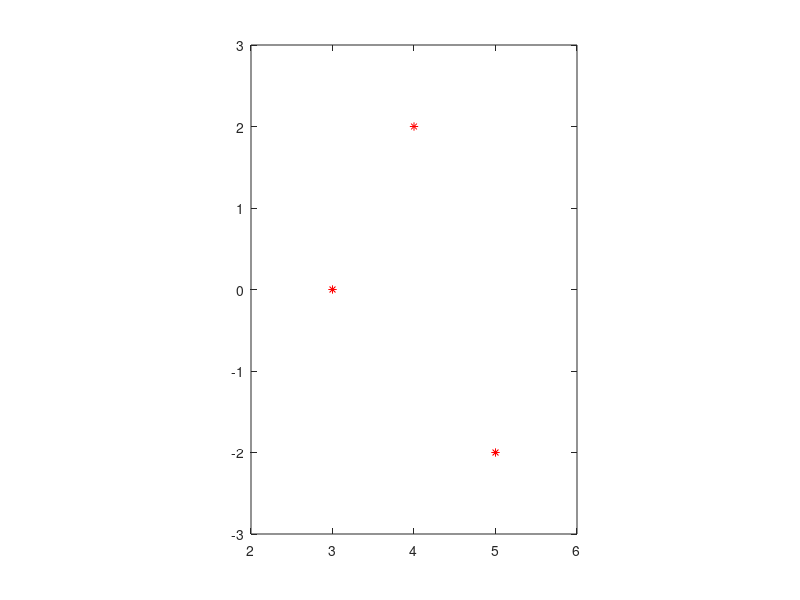

Here is the MATLAB script that generated this plot: (Note: this script raises an error after producing the figure.)
clear

px = [3 4 5];
py = [0 2 -2];

v0 = [1 2];
tk = [-1 0.2 1.3];

plot(px,py, 'r*');

axis equal
axis([2 6 -3 3]);
hold on

syms a3 a2 a1 a0 t

c(t) = a3 * t^3 + a2 * t^2 + a1 * t + a0;
cd(t) = diff(c, t);

e = [c(tk(1)) == px(1), c(tk(2)) == px(2), c(tk(3)) == px(3), ...
    cd(tk(1)) == v0(1)];
m = solve(e, [a3 a2 a1 a0]);
x(t) = subs(c, [a3 a2 a1 a0], [m.a3 m.a2 m.a1 m.a0]);

e = [c(tk(1)) == py(1), c(tk(2)) == py(2), c(tk(3)) == py(3), ...
    cd(tk(1)) == v0(2)];
m = solve(e, [a3 a2 a1 a0]);
y(t) = subs(c, [a3 a2 a1 a0], [m.a3 m.a2 m.a1 m.a0]);

fplot(x,y,[tk(1) tk(3)])

quiver(px(1),py(1), v0(1),v0(2));